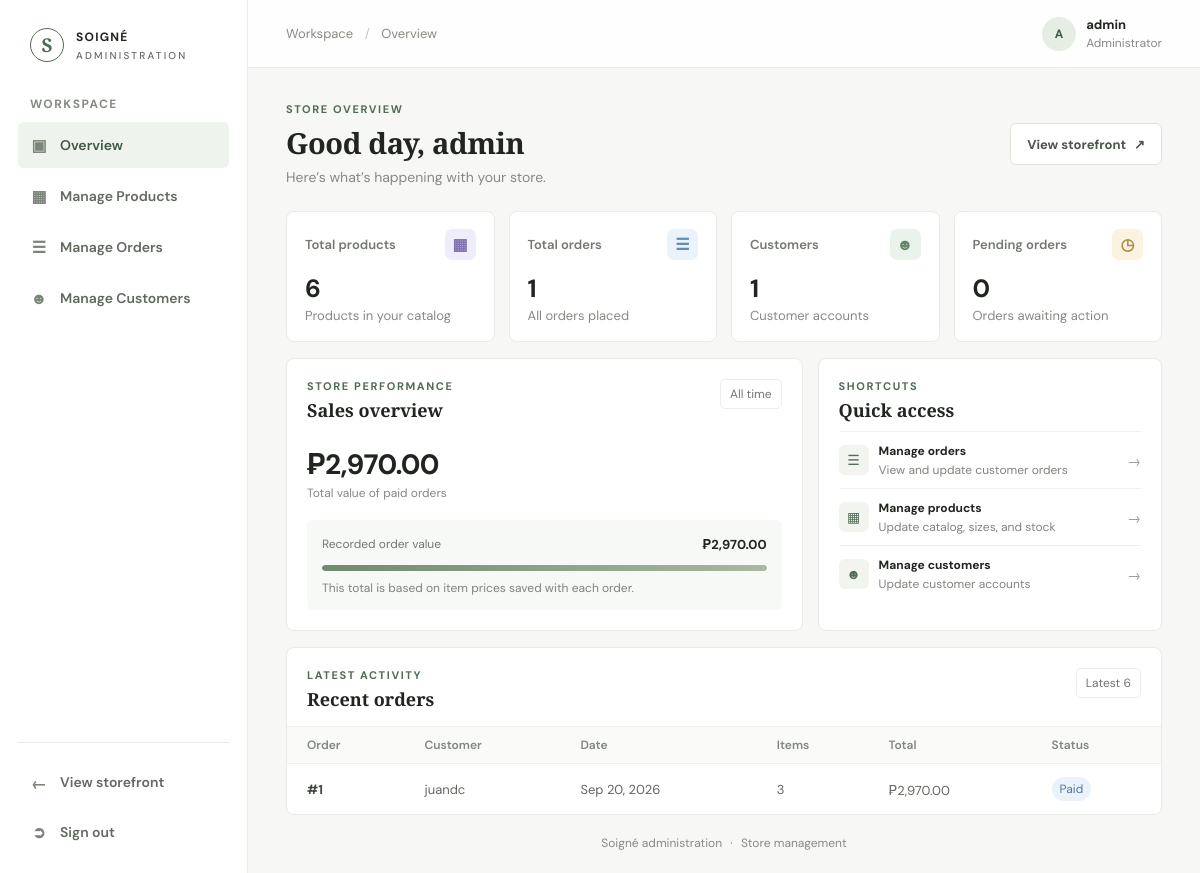
/admin/index.php (signed in), run on an earlier commit of the app's database.
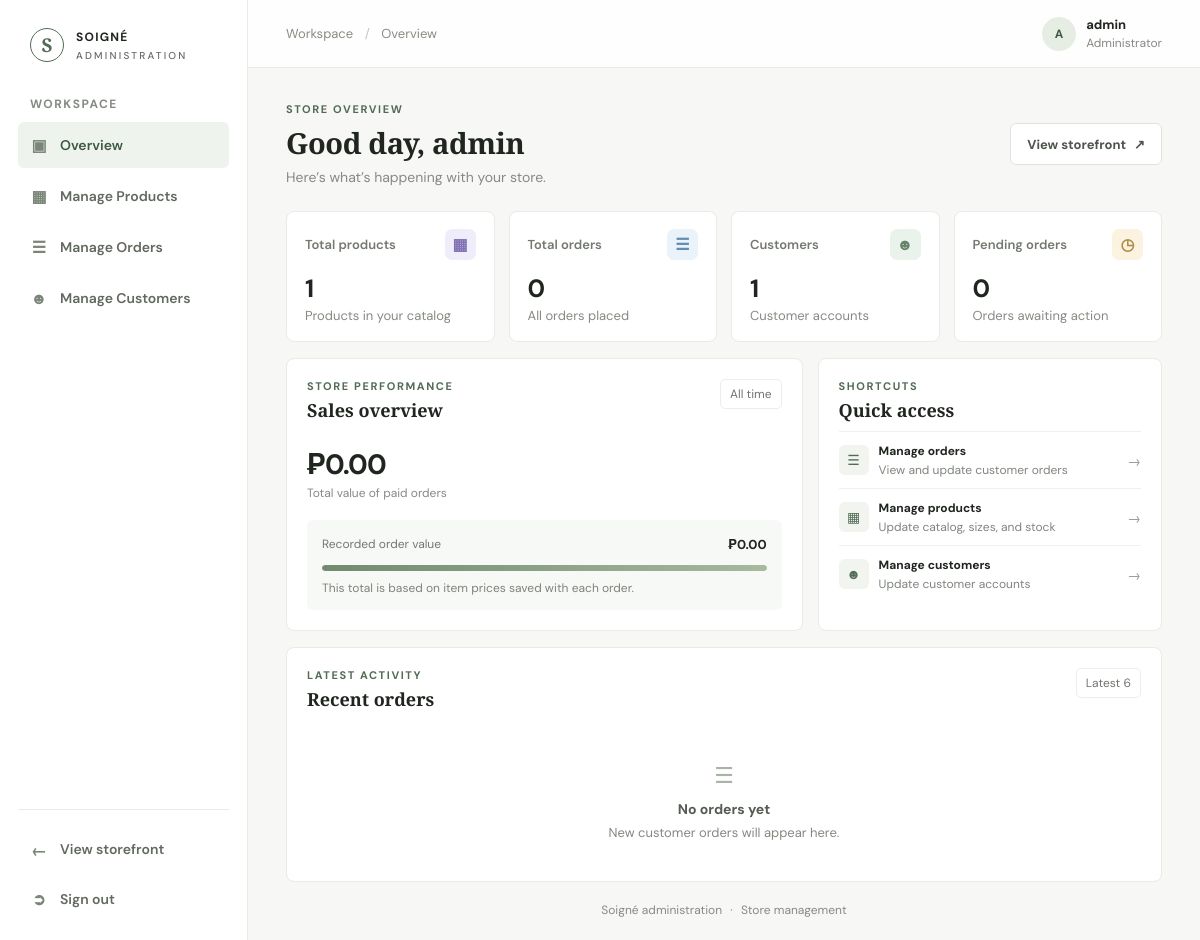
And on a later commit of the database.
### tables this page shows
CREATE TABLE orders (
  order_id         INT AUTO_INCREMENT PRIMARY KEY,
  user_id          INT NOT NULL,
  status           ENUM('pending','paid','shipped','delivered','cancelled') NOT NULL DEFAULT 'pending',
  shipping_address VARCHAR(255) NOT NULL,         
  created_at       DATETIME DEFAULT CURRENT_TIMESTAMP,
  FOREIGN KEY (user_id) REFERENCES users(user_id)
);

CREATE TABLE users (
  user_id    INT AUTO_INCREMENT PRIMARY KEY,
  username   VARCHAR(50)  NOT NULL UNIQUE,
  email      VARCHAR(120) NOT NULL UNIQUE,
  password   VARCHAR(255) NOT NULL,               
  role       ENUM('customer','admin') NOT NULL DEFAULT 'customer',
  status     ENUM('active','inactive') NOT NULL DEFAULT 'active',
  created_at DATETIME DEFAULT CURRENT_TIMESTAMP
);

### includes/config.php (called while the page is built, shortened)
<?php
if (!function_exists('peso')) {
    function peso($amount) {
        return '₱' . number_format($amount, 2);
    }
}

### admin/index.php (the view, shortened to what this page needs)
<?php
require_once __DIR__ . '/includes/bootstrap.php';
$stats_result = mysqli_query($conn,
    "SELECT
        (SELECT COUNT(*) FROM products) AS product_count,
        (SELECT COUNT(*) FROM orders) AS order_count,
        (SELECT COUNT(*) FROM users WHERE role = 'customer') AS customer_count,
        (SELECT COUNT(*) FROM orders WHERE status = 'pending') AS pending_count,
        (SELECT COALESCE(SUM(oi.quantity * oi.price), 0)
         FROM order_items oi
         JOIN orders o ON o.order_id = oi.order_id
         WHERE o.status = 'paid') AS sales_total"
);
$stats = mysqli_fetch_assoc($stats_result);
$recent_orders_result = mysqli_query($conn,
    "SELECT o.order_id, o.status, o.created_at, u.username,
            COALESCE(SUM(oi.quantity), 0) AS item_count,
            COALESCE(SUM(oi.quantity * oi.price), 0) AS order_total
     FROM orders o
     JOIN users u ON u.user_id = o.user_id
     LEFT JOIN order_items oi ON oi.order_id = o.order_id
     GROUP BY o.order_id, o.status, o.created_at, u.username
     ORDER BY o.created_at DESC, o.order_id DESC
     LIMIT 6"
);
$recent_orders = mysqli_fetch_all($recent_orders_result, MYSQLI_ASSOC);
$admin_name = $_SESSION['username'] ?? 'Administrator';
?>
<!DOCTYPE html>
<html lang="en">
<head>
  <link rel="stylesheet" href="<?php echo BASE_URL; ?>admin/styles/admin.css">
</head>
<body class="admin-dashboard-body">
  <div class="admin-app">
    <aside class="admin-sidebar">
      <a class="admin-brand" href="<?php echo BASE_URL; ?>admin/index.php">
        <span class="admin-brand-mark">S</span>
        <span>SOIGNÉ <small>ADMINISTRATION</small></span>
      </a>
      <p class="admin-nav-label">WORKSPACE</p>
      <nav class="admin-nav" aria-label="Admin navigation">
        <a class="active" href="<?php echo BASE_URL; ?>admin/index.php">
          <span class="nav-icon" aria-hidden="true">&#9635;</span> Overview
        </a>
        <a href="<?php echo BASE_URL; ?>admin/manage-products/">
          <span class="nav-icon" aria-hidden="true">&#9638;</span> Manage Products
        </a>
        <a href="<?php echo BASE_URL; ?>admin/manage-orders/">
          <span class="nav-icon" aria-hidden="true">&#9776;</span> Manage Orders
        </a>
        <a href="<?php echo BASE_URL; ?>admin/manage-customers/">
          <span class="nav-icon" aria-hidden="true">&#9787;</span> Manage Customers
        </a>
      </nav>
      <div class="admin-sidebar-bottom">
        <a href="<?php echo BASE_URL; ?>admin/storefront.php"><span class="nav-icon" aria-hidden="true">&larr;</span> View storefront</a>
        <a href="<?php echo BASE_URL; ?>admin/logout.php"><span class="nav-icon" aria-hidden="true">&#10162;</span> Sign out</a>
      </div>
    </aside>
    <main class="admin-main">
      <header class="admin-topbar">
        <div class="admin-breadcrumb">Workspace <span>/</span> Overview</div>
        <div class="admin-user">
          <span class="admin-avatar" aria-hidden="true"><?php echo htmlspecialchars(strtoupper(substr($admin_name, 0, 1))); ?></span>
          <span><strong><?php echo htmlspecialchars($admin_name); ?></strong><small>Administrator</small></span>
        </div>
      </header>
      <div class="admin-content">
        <section class="admin-page-heading">
          <div>
            <p class="admin-eyebrow">STORE OVERVIEW</p>
            <h1>Good day, <?php echo htmlspecialchars($admin_name); ?></h1>
            <p>Here’s what’s happening with your store.</p>
          </div>
          <a class="admin-button admin-button-light" href="<?php echo BASE_URL; ?>admin/storefront.php">View storefront <span aria-hidden="true">&nearr;</span></a>
        </section>
        <section class="admin-stat-grid" aria-label="Store statistics">
          <article class="admin-stat-card">
            <div class="stat-top"><span>Total products</span><span class="stat-icon icon-violet" aria-hidden="true">&#9638;</span></div>
            <p class="stat-value"><?php echo number_format((int)$stats['product_count']); ?></p>
            <p class="stat-foot">Products in your catalog</p>
          </article>
          <article class="admin-stat-card">
            <div class="stat-top"><span>Total orders</span><span class="stat-icon icon-blue" aria-hidden="true">&#9776;</span></div>
            <p class="stat-value"><?php echo number_format((int)$stats['order_count']); ?></p>
            <p class="stat-foot">All orders placed</p>
          </article>
          <article class="admin-stat-card">
            <div class="stat-top"><span>Customers</span><span class="stat-icon icon-green" aria-hidden="true">&#9787;</span></div>
            <p class="stat-value"><?php echo number_format((int)$stats['customer_count']); ?></p>
            <p class="stat-foot">Customer accounts</p>
          </article>
          <article class="admin-stat-card">
            <div class="stat-top"><span>Pending orders</span><span class="stat-icon icon-amber" aria-hidden="true">&#9719;</span></div>
            <p class="stat-value"><?php echo number_format((int)$stats['pending_count']); ?></p>
            <p class="stat-foot">Orders awaiting action</p>
          </article>
        </section>
        <section class="admin-overview-grid">
          <article class="admin-panel sales-panel">
            <div class="admin-panel-heading">
              <div><p class="admin-eyebrow">STORE PERFORMANCE</p><h2>Sales overview</h2></div>
              <span class="panel-period">All time</span>
            </div>
            <p class="sales-total"><?php echo peso((float)$stats['sales_total']); ?></p>
            <p class="sales-caption">Total value of paid orders</p>
            <div class="sales-visual" aria-label="Sales total displayed as a summary">
              <div class="sales-visual-label"><span>Recorded order value</span><strong><?php echo peso((float)$stats['sales_total']); ?></strong></div>
              <div class="sales-bar"><span></span></div>
              <div class="sales-visual-note">This total is based on item prices saved with each order.</div>
            </div>
          </article>
          <article class="admin-panel quick-panel">
            <div class="admin-panel-heading"><div><p class="admin-eyebrow">SHORTCUTS</p><h2>Quick access</h2></div></div>
            <a class="quick-link" href="<?php echo BASE_URL; ?>admin/manage-orders/"><span class="quick-link-icon">&#9776;</span><span><strong>Manage orders</strong><small>View and update customer orders</small></span><span class="quick-arrow">&rarr;</span></a>
            <a class="quick-link" href="<?php echo BASE_URL; ?>admin/manage-products/"><span class="quick-link-icon">&#9638;</span><span><strong>Manage products</strong><small>Update catalog, sizes, and stock</small></span><span class="quick-arrow">&rarr;</span></a>
            <a class="quick-link" href="<?php echo BASE_URL; ?>admin/manage-customers/"><span class="quick-link-icon">&#9787;</span><span><strong>Manage customers</strong><small>Update customer accounts</small></span><span class="quick-arrow">&rarr;</span></a>
          </article>
        </section>
        <section class="admin-panel recent-panel" id="orders">
          <div class="admin-panel-heading recent-heading">
            <div><p class="admin-eyebrow">LATEST ACTIVITY</p><h2>Recent orders</h2></div>
            <span class="panel-period">Latest 6</span>
          </div>
          <?php if ($recent_orders) { ?>
            <div class="admin-table-wrap">
              <table class="admin-table">
                <thead><tr><th>Order</th><th>Customer</th><th>Date</th><th>Items</th><th>Total</th><th>Status</th></tr></thead>
                <tbody>
                  <?php foreach ($recent_orders as $order) { ?>
                    <tr>
                      <td class="order-number">#<?php echo (int)$order['order_id']; ?></td>
                      <td><?php echo htmlspecialchars($order['username']); ?></td>
                      <td><?php echo htmlspecialchars(date('M j, Y', strtotime($order['created_at']))); ?></td>
                      <td><?php echo (int)$order['item_count']; ?></td>
                      <td><?php echo peso((float)$order['order_total']); ?></td>
                      <td><span class="status-pill status-<?php echo htmlspecialchars($order['status']); ?>"><?php echo htmlspecialchars(ucfirst($order['status'])); ?></span></td>
                    </tr>
                  <?php } ?>
                </tbody>
              </table>
            </div>
          <?php } else { ?>
            <div class="admin-empty"><span aria-hidden="true">&#9776;</span><strong>No orders yet</strong><p>New customer orders will appear here.</p></div>
          <?php } ?>
        </section>
        <footer class="admin-footer">Soigné administration <span>&middot;</span> Store management</footer>
      </div>
    </main>
  </div>
</body>
</html>

What changed in the data, as far as the page shows it:
removed orders: order_id "1", user.username "juandc", created_at "Sep 20, 2026", item_count "3", order_total "₱2,970.00", status "Paid"
Also different on the page:
$stats['product_count']: "6" → "1"
$stats['order_count']: "1" → "0"
peso((float)$stats['sales_total']): "₱2,970.00" → "₱0.00"
text no longer shown: "Order Customer Date Items Total Status"
text now shown: "☰ No orders yet New customer orders will appear here."
